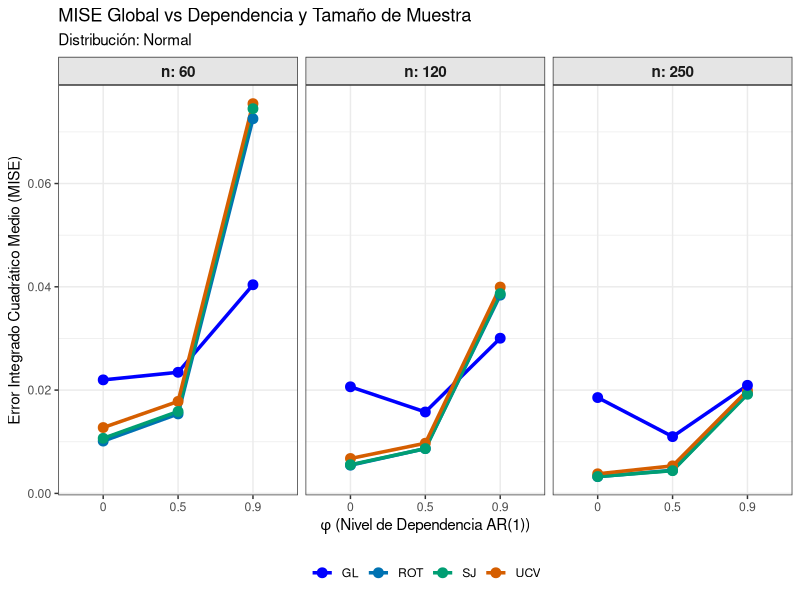
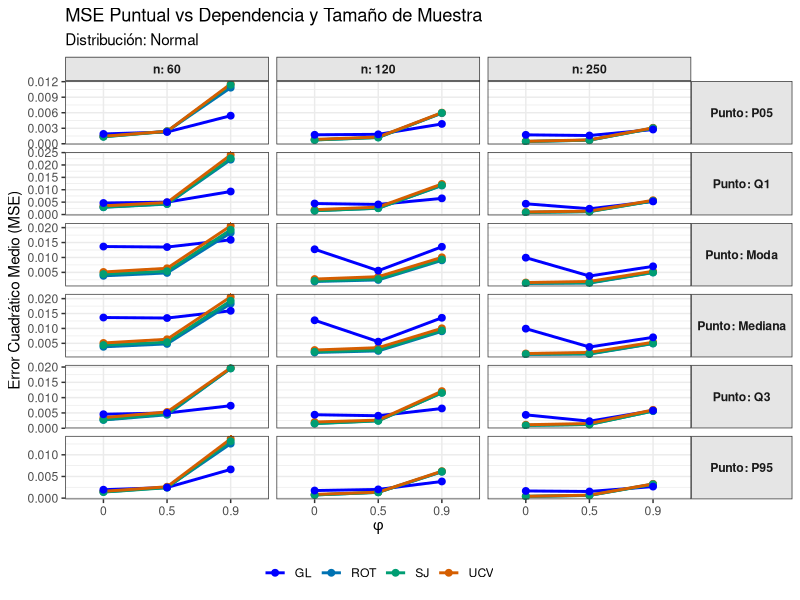
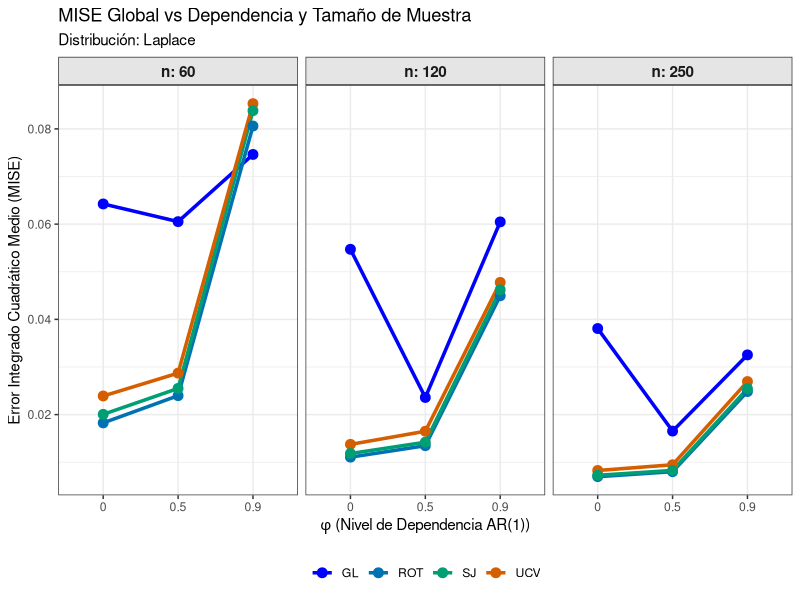
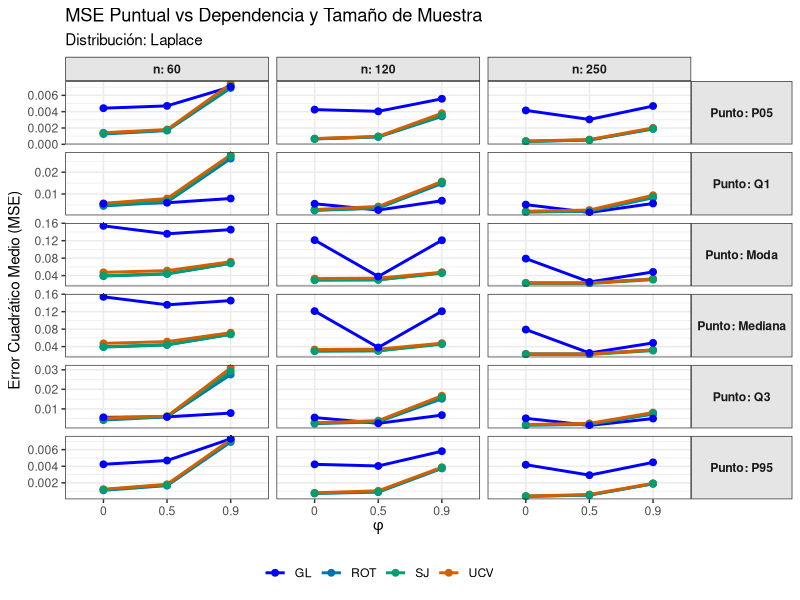
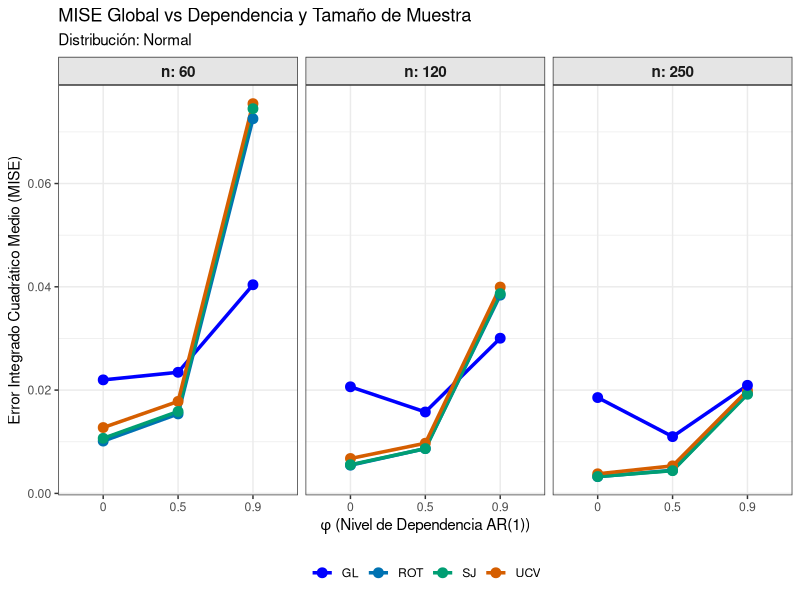
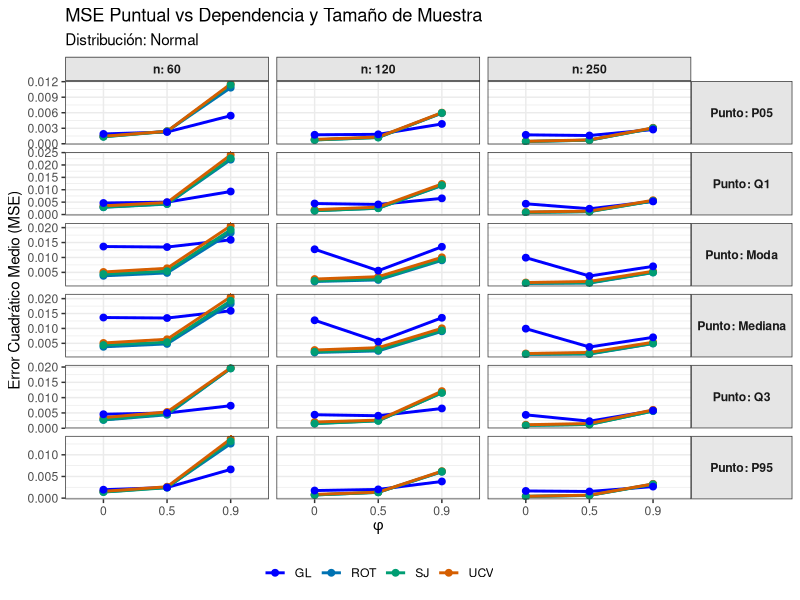
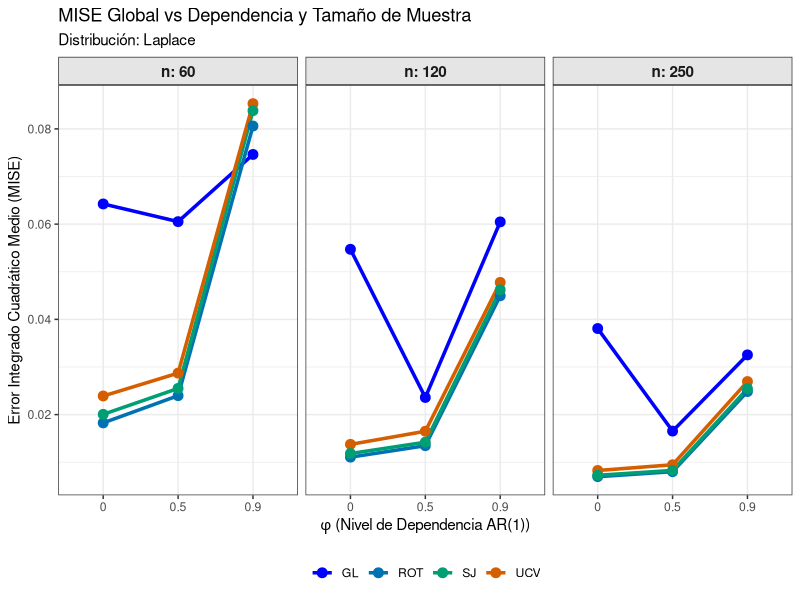
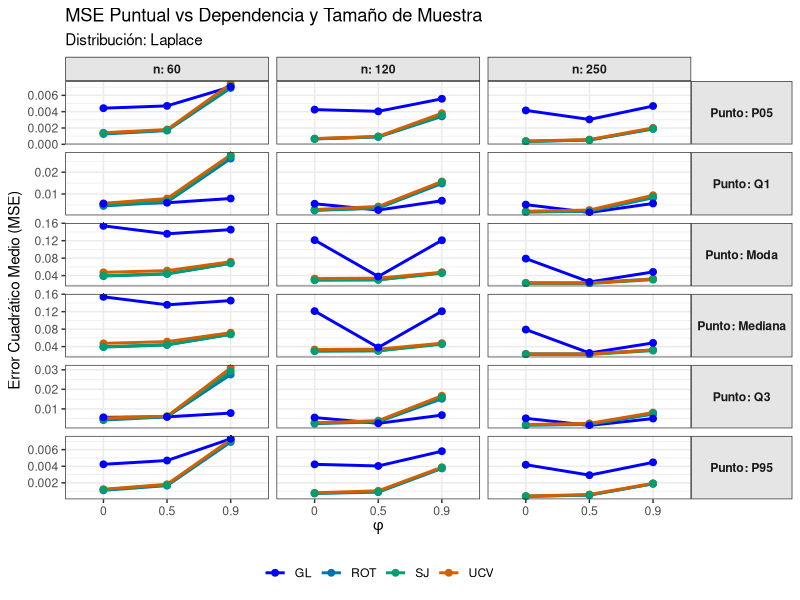

These charts were generated, in order, by the following R code:
# =====================================================================
# SCRIPT DE VISUALIZACIÓN: IMPORTACIÓN DE EXCEL Y GRÁFICOS
# =====================================================================

# 1. Carga de paquetes necesarios
if (!require(readxl)) install.packages("readxl")
if (!require(ggplot2)) install.packages("ggplot2")
if (!require(tidyr)) install.packages("tidyr")
if (!require(dplyr)) install.packages("dplyr")

library(readxl)
library(ggplot2)
library(tidyr)
library(dplyr)

# Directorio donde guardaste los Excel
setwd("~/Desktop/tesis_sebastian/adaptive-density-weak-dep/scripts/calibration_study/Nuevo")

# =====================================================================
# 2. IMPORTACIÓN Y CONSOLIDACIÓN DE DATOS (MISE y MSE)
# =====================================================================

# A) Lectura de archivos MISE (Inyectamos la columna 'n' de forma segura con mutate)
cat("Importando archivos MISE...\n")
mise_n60  <- read_excel("mise_simulacion_norm_laplace_n60.xlsx") %>% mutate(n = 60)
mise_n120 <- read_excel("mise_simulacion_norm_laplace_n120.xlsx") %>% mutate(n = 120)
mise_n250 <- read_excel("mise_simulacion_norm_laplace_n250.xlsx") %>% mutate(n = 250)

# Variables con nombres muy distintos para evitar confusiones
tabla_global_mise <- bind_rows(
  mise_n60, 
  mise_n120, 
  mise_n250
)

# B) Lectura de archivos MSE Puntual (Inyectamos la columna 'n')
cat("Importando archivos MSE Puntual...\n")
mse_n60  <- read_excel("mse_simulacion_norm_laplace_n60.xlsx") %>% mutate(n = 60)
mse_n120 <- read_excel("mse_simulacion_norm_laplace_n120.xlsx") %>% mutate(n = 120)
mse_n250 <- read_excel("mse_simulacion_norm_laplace_n250.xlsx") %>% mutate(n = 250)

tabla_puntual_mse <- bind_rows(
  mse_n60, 
  mse_n120, 
  mse_n250
)

# =====================================================================
# 3. FUNCIONES DE GRAFICACIÓN (ggplot2)
# =====================================================================

colores_metodos <- c("ROT" = "#0072B2", "UCV" = "#D55E00", "SJ" = "#009E73", "GL" = "blue")

# Función 1: Gráfico del MISE
generar_grafico_mise <- function(df_mise, nombre_densidad) {
  
  df_sub <- df_mise %>% filter(Distribucion == nombre_densidad)
  
  df_long <- df_sub %>%
    pivot_longer(cols = c(ROT, UCV, SJ, GL), names_to = "Metodo", values_to = "MISE")
  
  df_long$MISE <- as.numeric(df_long$MISE)
  
  p <- ggplot(df_long, aes(x = as.factor(Phi), y = MISE, color = Metodo, group = Metodo)) +
    geom_line(linewidth = 1.2) +
    geom_point(size = 3) +
    facet_wrap(~ n, labeller = label_both) + 
    theme_bw() +
    labs(
      title = paste("MISE Global vs Dependencia y Tamaño de Muestra"),
      subtitle = paste("Distribución:", nombre_densidad),
      x = expression(phi ~ "(Nivel de Dependencia AR(1))"),
      y = "Error Integrado Cuadrático Medio (MISE)"
    ) +
    scale_color_manual(values = colores_metodos) +
    theme(
      legend.position = "bottom",
      legend.title = element_blank(),
      strip.background = element_rect(fill = "gray90"),
      strip.text = element_text(face = "bold", size = 11)
    )
  
  print(p)
  
  nombre_archivo <- paste0("Grafico_MISE_", gsub(" ", "_", nombre_densidad), ".png")
  ggsave(nombre_archivo, plot = p, width = 10, height = 5, dpi = 300)
  cat("Guardado:", nombre_archivo, "\n")
}

# Función 2: Gráfico del MSE Puntual
generar_grafico_mse_puntual <- function(df_mse, nombre_densidad) {
  
  df_sub <- df_mse %>% filter(Distribucion == nombre_densidad)
  
  df_long <- df_sub %>%
    pivot_longer(cols = c(ROT, UCV, SJ, GL), names_to = "Metodo", values_to = "MSE")
  
  df_long$MSE <- as.numeric(df_long$MSE)
  
  orden_puntos <- c("P05", "Q1", "Moda", "Mediana", "Q3", "P95")
  df_long$Punto <- factor(df_long$Punto, levels = orden_puntos)
  
  p <- ggplot(df_long, aes(x = as.factor(Phi), y = MSE, color = Metodo, group = Metodo)) +
    geom_line(linewidth = 1) +
    geom_point(size = 2) +
    facet_grid(Punto ~ n, scales = "free_y", labeller = label_both) + 
    theme_bw() +
    labs(
      title = paste("MSE Puntual vs Dependencia y Tamaño de Muestra"),
      subtitle = paste("Distribución:", nombre_densidad),
      x = expression(phi),
      y = "Error Cuadrático Medio (MSE)"
    ) +
    scale_color_manual(values = colores_metodos) +
    theme(
      legend.position = "bottom",
      legend.title = element_blank(),
      strip.background = element_rect(fill = "gray90"),
      strip.text.y = element_text(angle = 0, face = "bold"), 
      strip.text.x = element_text(face = "bold")
    )
  
  print(p)
  
  nombre_archivo <- paste0("Grafico_MSE_", gsub(" ", "_", nombre_densidad), ".png")
  ggsave(nombre_archivo, plot = p, width = 10, height = 12, dpi = 300)
  cat("Guardado:", nombre_archivo, "\n")
}

# =====================================================================
# 4. EJECUCIÓN DE GRÁFICOS
# =====================================================================
cat("\nGenerando gráficos para Normal (3,1)...\n")
generar_grafico_mise(tabla_global_mise, "Normal")
generar_grafico_mse_puntual(tabla_puntual_mse, "Normal")

cat("\nGenerando gráficos para Laplace...\n")
generar_grafico_mise(tabla_global_mise, "Laplace")
generar_grafico_mse_puntual(tabla_puntual_mse, "Laplace")
